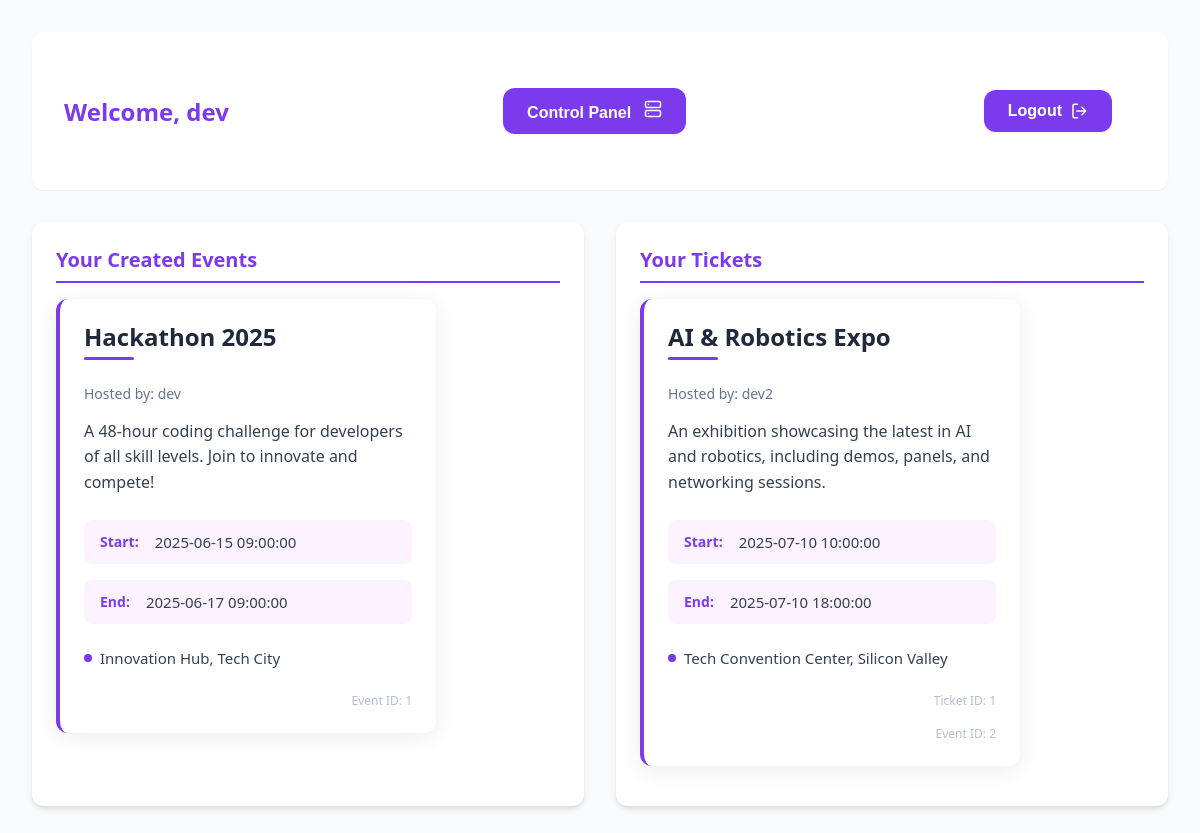
The app's page /dashboard (signed in) with its own data.
### tables this page shows
CREATE TABLE events (
    event_id INT AUTO_INCREMENT PRIMARY KEY,
    creator_id INT NOT NULL,
    title VARCHAR(100) NOT NULL,
    description TEXT,
    start_datetime DATETIME NOT NULL,
    end_datetime DATETIME NOT NULL,
    location VARCHAR(100),
    FOREIGN KEY (creator_id) REFERENCES users(id) ON DELETE CASCADE
);

CREATE TABLE users (
    id INT AUTO_INCREMENT PRIMARY KEY,
    username VARCHAR(50) NOT NULL UNIQUE,
    password VARCHAR(255) NOT NULL
);

CREATE TABLE tickets (
    ticket_id INT AUTO_INCREMENT PRIMARY KEY,
    user_id INT NOT NULL,
    event_id INT NOT NULL,
    UNIQUE KEY (user_id, event_id),
    FOREIGN KEY (user_id) REFERENCES users(id) ON DELETE CASCADE,
    FOREIGN KEY (event_id) REFERENCES events(event_id) ON DELETE CASCADE
);

### render/tickets.php (the view, shortened to what this page needs)
<?php
require_once "../db/connection.php";
$user_id = $_SESSION['user_id'];
$sql = "
    SELECT events.*, tickets.ticket_id, users.username AS creator_username
    FROM tickets
    INNER JOIN events ON tickets.event_id = events.event_id
    INNER JOIN users ON events.creator_id = users.id
    WHERE tickets.user_id = ?
";
$stmt = mysqli_prepare($conn, $sql);
mysqli_stmt_bind_param($stmt, "i", $user_id);
mysqli_stmt_execute($stmt);
$result = mysqli_stmt_get_result($stmt);
if ($result && mysqli_num_rows($result) > 0) {
    while ($event = mysqli_fetch_assoc($result)) {
        echo '<div class="event-card">';
        echo "<h3>" . htmlspecialchars($event['title']) . "</h3>";
        echo "<p class=\"host\">Hosted by: " . htmlspecialchars($event['creator_username']) . "</p>";
        echo "<p class=\"description\">" . htmlspecialchars($event['description']) . "</p>";
        echo "<div class=\"time-container\">";
        echo "<div class=\"time-label\">Start:</div>";
        echo "<div class=\"time-value\">" . htmlspecialchars($event['start_datetime']) . "</div>";
        echo "</div>";
        echo "<div class=\"time-container\">";
        echo "<div class=\"time-label\">End:</div>";
        echo "<div class=\"time-value\">" . htmlspecialchars($event['end_datetime']) . "</div>";
        echo "</div>";
        echo "<div class=\"location\">";
        echo "<div class=\"location-dot\"></div>";
        echo "<div class=\"location-value\">" . htmlspecialchars($event['location']) . "</div>";
        echo "</div>";
        echo "<div class=\"event-id\">Ticket ID: " . htmlspecialchars($event['ticket_id']) . "</div>";
        echo "<div class=\"event-id\">Event ID: " . htmlspecialchars($event['event_id']) . "</div>";
        echo "</div>";
    }
} else {
    echo "<h3>You don't have any tickets yet.</h3>";
}
?>

### dashboard/index.php (shortened to what this page needs)
<?php
    if (isset($_SESSION['authenticated']) && $_SESSION['authenticated'] === true) {
        $username = htmlspecialchars($_SESSION['form_username']);
    } else {
        header('Location: ../');
        exit();
    }
?>
<!DOCTYPE html>
<html lang="en">
<head>
    <link rel="stylesheet" href="../render/style.css">
</head>
<body>
    <div class="dashboard-container">
        <header class="dashboard-header">
            <h1 class="welcome-text">Welcome, <?php echo $username;?></h1>
            <button class="purple-button">
                <a class="button-a" href="../control-panel">
                    Control Panel
                </a>
            </button>
            <form action="../render/logout.php" method="post">
                <button class="purple-button" type="submit">
                Logout
                <svg xmlns="http://www.w3.org/2000/svg" width="18" height="18" viewBox="0 0 24 24" fill="none" stroke="#FFFFFF" stroke-width="2" stroke-linecap="round" stroke-linejoin="round"><path d="M10 3H6a2 2 0 0 0-2 2v14c0 1.1.9 2 2 2h4M16 17l5-5-5-5M19.8 12H9"/></svg>
            </button>
            </form>
        </header>
        <?php if (isset($_GET['id'])): ?>
            <div class="single-event">
                <?php include "../render/single_event.php"; ?>
            </div>
        <?php else: ?>
            <div class="events-grid">
                <div class="event-section">
                    <h2 class="section-title">Your Created Events</h2>
                    <?php include "../render/created_events.php"; ?>
                </div>
                <div class="event-section">
                    <h2 class="section-title">Your Tickets</h2>
                    <?php include "../render/tickets.php"; ?>
                </div>
            </div>
        <?php endif; ?>
    </div>
</body>
</html>

### render/created_events.php (shortened to what this page needs)
<?php
require_once "../db/connection.php";
if (isset($_SESSION['user_id'])) {
    $user_id_number = $_SESSION['user_id'];
    $stmt = mysqli_prepare($conn, "
        SELECT events.*, users.username AS creator_username
        FROM events
        JOIN users ON events.creator_id = users.id
        WHERE events.creator_id = ?
    ");
    mysqli_stmt_bind_param($stmt, "i", $user_id_number);
    mysqli_stmt_execute($stmt);
    $events = mysqli_stmt_get_result($stmt);
    if ($events && mysqli_num_rows($events) > 0) {
        while ($event = mysqli_fetch_assoc($events)) {
            echo '<div class="event-card">';
            echo "<h3>" . htmlspecialchars($event['title']) . "</h3>";
            echo "<p class=\"host\">Hosted by: " . htmlspecialchars($event['creator_username']) . "</p>";
            echo "<p class=\"description\">" . htmlspecialchars($event['description']) . "</p>";
            echo "<div class=\"time-container\">";
            echo "<div class=\"time-label\">Start:</div>";
            echo "<div class=\"time-value\">" . htmlspecialchars($event['start_datetime']) . "</div>";
            echo "</div>";
            echo "<div class=\"time-container\">";
            echo "<div class=\"time-label\">End:</div>";
            echo "<div class=\"time-value\">" . htmlspecialchars($event['end_datetime']) . "</div>";
            echo "</div>";
            echo "<div class=\"location\">";
            echo "<div class=\"location-dot\"></div>";
            echo "<div class=\"location-value\">" . htmlspecialchars($event['location']) . "</div>";
            echo "</div>";
            echo "<div class=\"event-id\">Event ID: " . htmlspecialchars($event['event_id']) . "</div>";
            echo "</div>";
        }
    } else {
        echo "<h3>You have no events.</h3>";
    }
} else {
    echo "User session not found.";
}
?>

### render/style.css (style rules this page uses)
:root { --primary-color: #7c3aed; --background-color: #f8fafc; --text-primary: var(--primary-color); --text-secondary: #64748b; --shadow-sm: 0 1px 3px rgba(0, 0, 0, 0.1); --shadow-md: 0 4px 6px -1px rgba(0, 0, 0, 0.1); }
body { margin: 0; padding: 0; font-family: system-ui, -apple-system, sans-serif; background-color: var(--background-color); color: var(--text-primary); min-height: 100vh; }
.purple-button { display: flex; align-items: center; background-color: #7c3aed; color: white; border: none; padding: 0.75em 1.5em; font-size: 1rem; font-weight: 600; border-radius: 0.75em; cursor: pointer; box-shadow: var(--shadow-sm); transition: all 0.3s ease; margin-top: 10px; margin-bottom: 10px; }
.purple-button svg { margin-left: 0.5rem; }
.button-a { text-decoration: none; color: white; }
.dashboard-container { max-width: 1400px; margin: 0 auto; padding: 2rem; }
.dashboard-header { background-color: white; padding: 1.5rem 2rem; border-radius: 12px; box-shadow: var(--shadow-sm); margin-bottom: 2rem; display: flex; justify-content: space-between; align-items: center; }
.welcome-text { font-size: 1.5rem; font-weight: 600; color: var(--primary-color); margin: 0; }
.events-grid { display: grid; grid-template-columns: repeat(auto-fit, minmax(300px, 1fr)); gap: 2rem; margin-top: 2rem; }
.section-title { font-size: 1.25rem; font-weight: 600; color: #7c3aed; margin-bottom: 1rem; padding-bottom: 0.5rem; border-bottom: 2px solid var(--primary-color); }
.event-section { background: white; border-radius: 12px; padding: 1.5rem; box-shadow: var(--shadow-md); transition: transform 0.2s ease; }
.event-card { background-color: #ffffff; border-radius: 12px; box-shadow: 0 4px 24px rgba(0, 0, 0, 0.08); padding: 24px; margin: 16px 0; transition: transform 0.3s ease, box-shadow 0.3s ease; width: 380px; border-left: 4px solid #7c3aed; overflow: hidden; position: relative; }
.event-card h3 { margin: 0 0 16px 0; font-size: 24px; font-weight: 700; color: #1e293b; line-height: 1.2; position: relative; padding-bottom: 16px; }
.event-card h3:after { content: ''; position: absolute; bottom: 8px; left: 0; width: 50px; height: 3px; background-color: #7c3aed; border-radius: 3px; }
.event-card p.host { font-size: 14px; color: #64748b; margin: 0 0 16px 0; font-weight: 500; }
.event-card p.description { color: #334155; line-height: 1.6; margin: 0 0 24px 0; font-size: 16px; }
.event-card .time-container { display: flex; margin-bottom: 16px; padding: 12px 16px; background-color: rgba(217, 0, 255, 0.05); border-radius: 8px; align-items: center; }
.event-card .time-container .time-label { margin-right: 16px; font-weight: 600; color: #7c3aed; font-size: 14px; }
.event-card .time-container .time-value { color: #334155; font-size: 15px; }
.event-card .location { padding: 8px 0; display: flex; align-items: center; }
.event-card .location-dot { width: 8px; height: 8px; background-color: #7c3aed; border-radius: 50%; margin-right: 8px; }
.event-card .location-value { font-size: 15px; color: #334155; font-weight: 500; }
.event-card .event-id { margin-top: 16px; font-size: 12px; color: #94a3b8; text-align: right; opacity: 0.7; }
:root { --color-primary: #7c3aed; --color-primary-light: #8b5cf6; --color-primary-dark: #6d28d9; --color-secondary: #4f46e5; --color-accent: #10b981; --color-success: #10b981; --color-warning: #f59e0b; --color-error: #ef4444; --color-black: #111827; --color-gray-900: #1f2937; --color-gray-800: #374151; --color-gray-700: #4b5563; --color-gray-600: #6b7280; --color-gray-500: #9ca3af; --color-gray-400: #d1d5db; --color-gray-300: #e5e7eb; --color-gray-200: #f3f4f6; --color-gray-100: #f9fafb; --color-white: #ffffff; --space-1: 0.25rem; --space-2: 0.5rem; --space-3: 0.75rem; --space-4: 1rem; --space-5: 1.25rem; --space-6: 1.5rem; --space-8: 2rem; --space-10: 2.5rem; --space-12: 3rem; --font-family: -apple-system, BlinkMacSystemFont, "Segoe UI", Roboto, Helvetica, Arial, sans-serif; --radius-sm: 0.25rem; --radius-md: 0.5rem; --radius-lg: 0.75rem; --shadow-sm: 0 1px 2px 0 rgba(0, 0, 0, 0.05); --shadow-md: 0 4px 6px -1px rgba(0, 0, 0, 0.1), 0 2px 4px -1px rgba(0, 0, 0, 0.06); --shadow-lg: 0 10px 15px -3px rgba(0, 0, 0, 0.1), 0 4px 6px -2px rgba(0, 0, 0, 0.05); --transition-fast: 150ms ease; --transition-normal: 250ms ease; --transition-slow: 350ms ease; }
* { margin: 0; padding: 0; box-sizing: border-box; }
h1 { margin-left: var(--space-2); font-size: 1.5rem; font-weight: 600; color: var(--color-gray-900); }
form { padding: var(--space-6); }

### records on screen
events: title "Hackathon 2025", creator.username "dev", description "A 48-hour coding challenge for developers of all skill levels. Join to innovate and compete!", start_datetime "2025-06-15 09:00:00", end_datetime "2025-06-17 09:00:00", location "Innovation Hub, Tech City", event_id "1"
tickets: event.title "AI & Robotics Expo", users.username "dev2", event.description "An exhibition showcasing the latest in AI and robotics, including demos, panels, and networking sessions.", event.start_datetime "2025-07-10 10:00:00", event.end_datetime "2025-07-10 18:00:00", event.location "Tech Convention Center, Silicon Valley", ticket_id "1", event.event_id "2"

### other values on screen
$username "dev"
